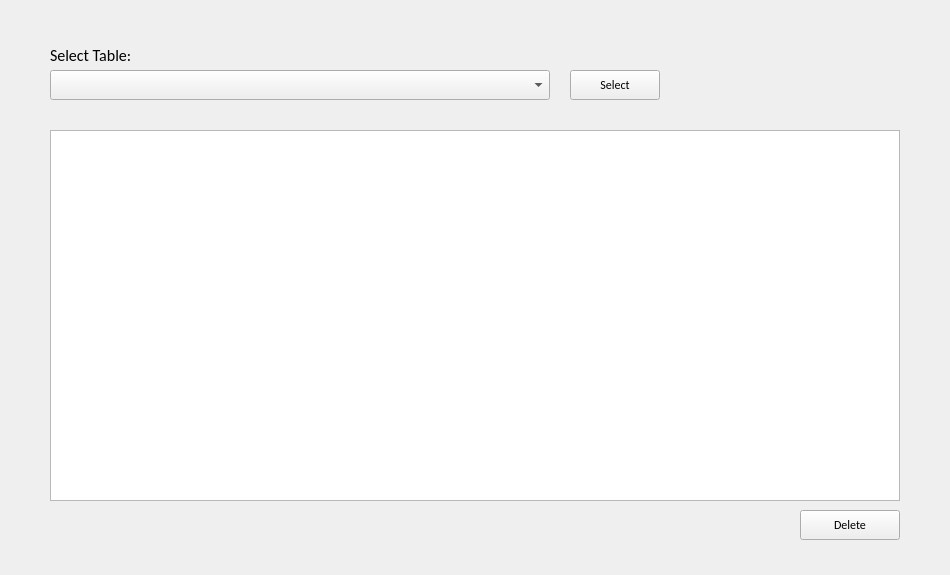
<?xml version="1.0" encoding="UTF-8"?>
<ui version="4.0">
 <class>Subwindow_Delete</class>
 <widget class="QWidget" name="Subwindow_Delete">
  <property name="geometry">
   <rect>
    <x>0</x>
    <y>0</y>
    <width>950</width>
    <height>575</height>
   </rect>
  </property>
  <property name="windowTitle">
   <string>Form</string>
  </property>
  <widget class="QComboBox" name="comboBox">
   <property name="geometry">
    <rect>
     <x>50</x>
     <y>70</y>
     <width>500</width>
     <height>30</height>
    </rect>
   </property>
  </widget>
  <widget class="QTableWidget" name="tableWidget">
   <property name="geometry">
    <rect>
     <x>50</x>
     <y>130</y>
     <width>850</width>
     <height>371</height>
    </rect>
   </property>
  </widget>
  <widget class="QPushButton" name="pushButton">
   <property name="geometry">
    <rect>
     <x>570</x>
     <y>70</y>
     <width>90</width>
     <height>30</height>
    </rect>
   </property>
   <property name="font">
    <font>
     <family>Calibri</family>
    </font>
   </property>
   <property name="text">
    <string>Select</string>
   </property>
  </widget>
  <widget class="QLabel" name="label">
   <property name="geometry">
    <rect>
     <x>50</x>
     <y>40</y>
     <width>151</width>
     <height>30</height>
    </rect>
   </property>
   <property name="font">
    <font>
     <family>Calibri</family>
     <pointsize>12</pointsize>
    </font>
   </property>
   <property name="text">
    <string>Select Table:</string>
   </property>
  </widget>
  <widget class="QPushButton" name="pushButton_2">
   <property name="geometry">
    <rect>
     <x>800</x>
     <y>510</y>
     <width>100</width>
     <height>30</height>
    </rect>
   </property>
   <property name="font">
    <font>
     <family>Calibri</family>
    </font>
   </property>
   <property name="text">
    <string>Delete</string>
   </property>
  </widget>
 </widget>
 <resources/>
 <connections/>
</ui>
